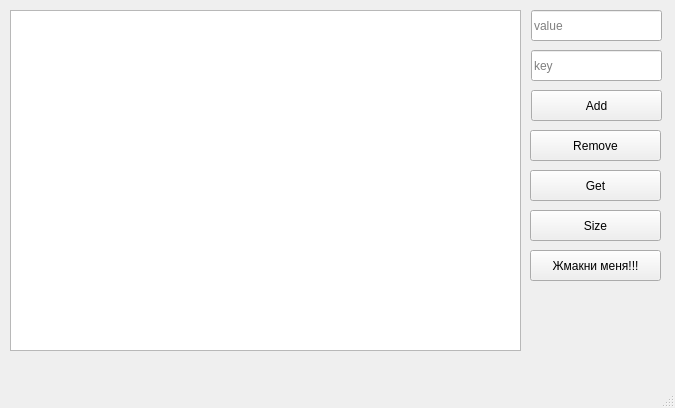
<?xml version="1.0" encoding="UTF-8"?>
<ui version="4.0">
 <class>MainWindow</class>
 <widget class="QMainWindow" name="MainWindow">
  <property name="geometry">
   <rect>
    <x>0</x>
    <y>0</y>
    <width>675</width>
    <height>408</height>
   </rect>
  </property>
  <property name="windowTitle">
   <string>MainWindow</string>
  </property>
  <widget class="QWidget" name="centralwidget">
   <widget class="QLineEdit" name="valueLineEdit">
    <property name="geometry">
     <rect>
      <x>531</x>
      <y>10</y>
      <width>131</width>
      <height>31</height>
     </rect>
    </property>
    <property name="placeholderText">
     <string>value</string>
    </property>
   </widget>
   <widget class="QLineEdit" name="keyLineEdit">
    <property name="geometry">
     <rect>
      <x>531</x>
      <y>50</y>
      <width>131</width>
      <height>31</height>
     </rect>
    </property>
    <property name="placeholderText">
     <string>key</string>
    </property>
   </widget>
   <widget class="QPushButton" name="AddButton">
    <property name="geometry">
     <rect>
      <x>531</x>
      <y>90</y>
      <width>131</width>
      <height>31</height>
     </rect>
    </property>
    <property name="text">
     <string>Add</string>
    </property>
   </widget>
   <widget class="QPushButton" name="GetButton">
    <property name="geometry">
     <rect>
      <x>530</x>
      <y>170</y>
      <width>131</width>
      <height>31</height>
     </rect>
    </property>
    <property name="text">
     <string>Get</string>
    </property>
   </widget>
   <widget class="QPushButton" name="SizeButton">
    <property name="geometry">
     <rect>
      <x>530</x>
      <y>210</y>
      <width>131</width>
      <height>31</height>
     </rect>
    </property>
    <property name="text">
     <string>Size</string>
    </property>
   </widget>
   <widget class="QListWidget" name="listWidget">
    <property name="geometry">
     <rect>
      <x>10</x>
      <y>10</y>
      <width>511</width>
      <height>341</height>
     </rect>
    </property>
   </widget>
   <widget class="QPushButton" name="RemoveButton">
    <property name="geometry">
     <rect>
      <x>530</x>
      <y>130</y>
      <width>131</width>
      <height>31</height>
     </rect>
    </property>
    <property name="text">
     <string>Remove</string>
    </property>
   </widget>
   <widget class="QPushButton" name="pushButton">
    <property name="geometry">
     <rect>
      <x>530</x>
      <y>250</y>
      <width>131</width>
      <height>31</height>
     </rect>
    </property>
    <property name="text">
     <string>Жмакни меня!!!</string>
    </property>
   </widget>
  </widget>
  <widget class="QMenuBar" name="menubar">
   <property name="geometry">
    <rect>
     <x>0</x>
     <y>0</y>
     <width>675</width>
     <height>17</height>
    </rect>
   </property>
  </widget>
  <widget class="QStatusBar" name="statusbar"/>
 </widget>
 <resources/>
 <connections/>
</ui>
